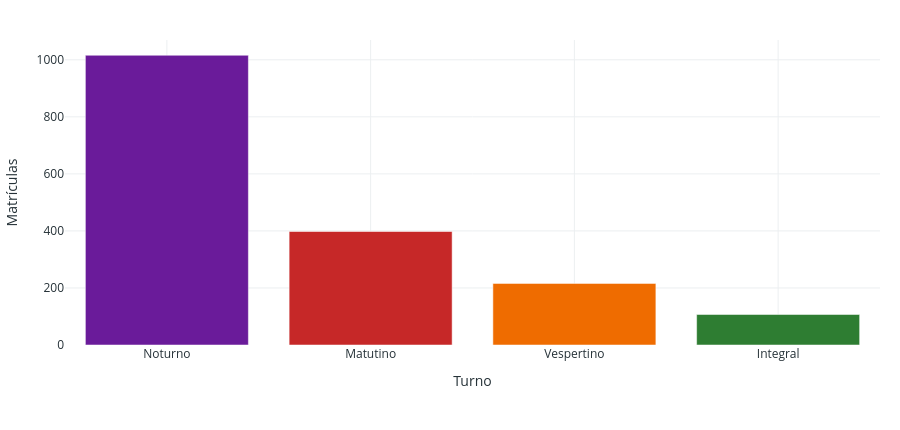

The cell this chart's notebook holds for it:
### Code cell
turno_df = df["Turno"].value_counts().reset_index()
turno_df.columns = ["Turno", "Qtd"]
turno_df["Percentual"] = turno_df["Qtd"] / turno_df["Qtd"].sum() * 100
turno_df["Texto"] = turno_df.apply(
    lambda linha: f"{int(linha['Qtd'])} ({linha['Percentual']:.1f}%)",
    axis=1,
)

fig_g18 = px.bar(
    turno_df,
    x="Turno",
    y="Qtd",
    color="Turno",
    color_discrete_map=gerar_mapa_cores(turno_df["Turno"]),
    text="Texto",
    labels={"Qtd": "Matrículas"},
)
fig_g18.update_traces(textposition="outside", cliponaxis=False)
fig_g18.update_layout(showlegend=False)
aplicar_layout_light(fig_g18, altura=430)
fig_g18.show()

turno_df.head()

### Figure 1 — Plotly figure (JSON) as saved in the notebook; plotly's stock layout.template omitted (floating-point values rounded to 4 significant figures)
{"data": [{"cliponaxis": false, "hovertemplate": "Turno=%{x}<br>Matrículas=%{y}<extra></extra>", "legendgroup": "Noturno", "marker": {"color": "#6A1B9A", "pattern": {"shape": ""}}, "name": "Noturno", "orientation": "v", "showlegend": true, "textposition": "outside", "type": "bar", "x": ["Noturno"], "xaxis": "x", "y": [1016], "yaxis": "y"}, {"cliponaxis": false, "hovertemplate": "Turno=%{x}<br>Matrículas=%{y}<extra></extra>", "legendgroup": "Matutino", "marker": {"color": "#C62828", "pattern": {"shape": ""}}, "name": "Matutino", "orientation": "v", "showlegend": true, "textposition": "outside", "type": "bar", "x": ["Matutino"], "xaxis": "x", "y": [398], "yaxis": "y"}, {"cliponaxis": false, "hovertemplate": "Turno=%{x}<br>Matrículas=%{y}<extra></extra>", "legendgroup": "Vespertino", "marker": {"color": "#EF6C00", "pattern": {"shape": ""}}, "name": "Vespertino", "orientation": "v", "showlegend": true, "textposition": "outside", "type": "bar", "x": ["Vespertino"], "xaxis": "x", "y": [216], "yaxis": "y"}, {"cliponaxis": false, "hovertemplate": "Turno=%{x}<br>Matrículas=%{y}<extra></extra>", "legendgroup": "Integral", "marker": {"color": "#2E7D32", "pattern": {"shape": ""}}, "name": "Integral", "orientation": "v", "showlegend": true, "textposition": "outside", "type": "bar", "x": ["Integral"], "xaxis": "x", "y": [107], "yaxis": "y"}], "layout": {"barmode": "relative", "font": {"color": "#263238"}, "height": 430, "legend": {"orientation": "h", "title": {"text": ""}, "tracegroupgap": 0, "x": 0.5, "xanchor": "center", "y": -0.2, "yanchor": "top"}, "margin": {"b": 85, "l": 20, "r": 20, "t": 40}, "paper_bgcolor": "white", "plot_bgcolor": "white", "showlegend": false, "title": {"text": ""}, "xaxis": {"anchor": "y", "categoryarray": ["Noturno", "Matutino", "Vespertino", "Integral"], "categoryorder": "array", "domain": [0, 1], "gridcolor": "#ECEFF1", "showgrid": true, "title": {"text": "Turno"}, "zeroline": false}, "yaxis": {"anchor": "x", "domain": [0, 1], "gridcolor": "#ECEFF1", "showgrid": true, "title": {"text": "Matrículas"}, "zeroline": false}}}
